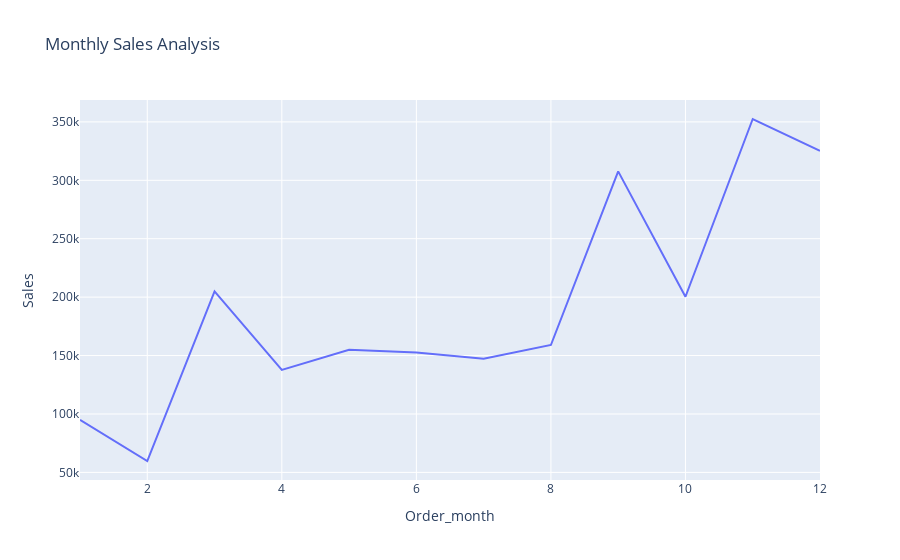

Write notebook code for a chart like this one.
### Code cell
fig = px.line(sales_by_month,x='Order_month',y='Sales',title='Monthly Sales Analysis')
fig.show()

### Figure 1 — Plotly figure (JSON) as saved in the notebook; plotly's stock layout.template omitted (floating-point values rounded to 4 significant figures)
{"data": [{"hovertemplate": "Order_month=%{x}<br>Sales=%{y}<extra></extra>", "legendgroup": "", "line": {"color": "#636efa", "dash": "solid"}, "marker": {"symbol": "circle"}, "mode": "lines", "name": "", "orientation": "v", "showlegend": false, "type": "scatter", "x": [1, 2, 3, 4, 5, 6, 7, 8, 9, 10, 11, 12], "xaxis": "x", "y": [94920.0, 59750.0, 205000.0, 137800.0, 155000.0, 152700.0, 147200.0, 159000.0, 307600.0, 200300.0, 352500.0, 325300.0], "yaxis": "y"}], "layout": {"legend": {"tracegroupgap": 0}, "title": {"text": "Monthly Sales Analysis"}, "xaxis": {"anchor": "y", "domain": [0, 1], "title": {"text": "Order_month"}}, "yaxis": {"anchor": "x", "domain": [0, 1], "title": {"text": "Sales"}}}}
